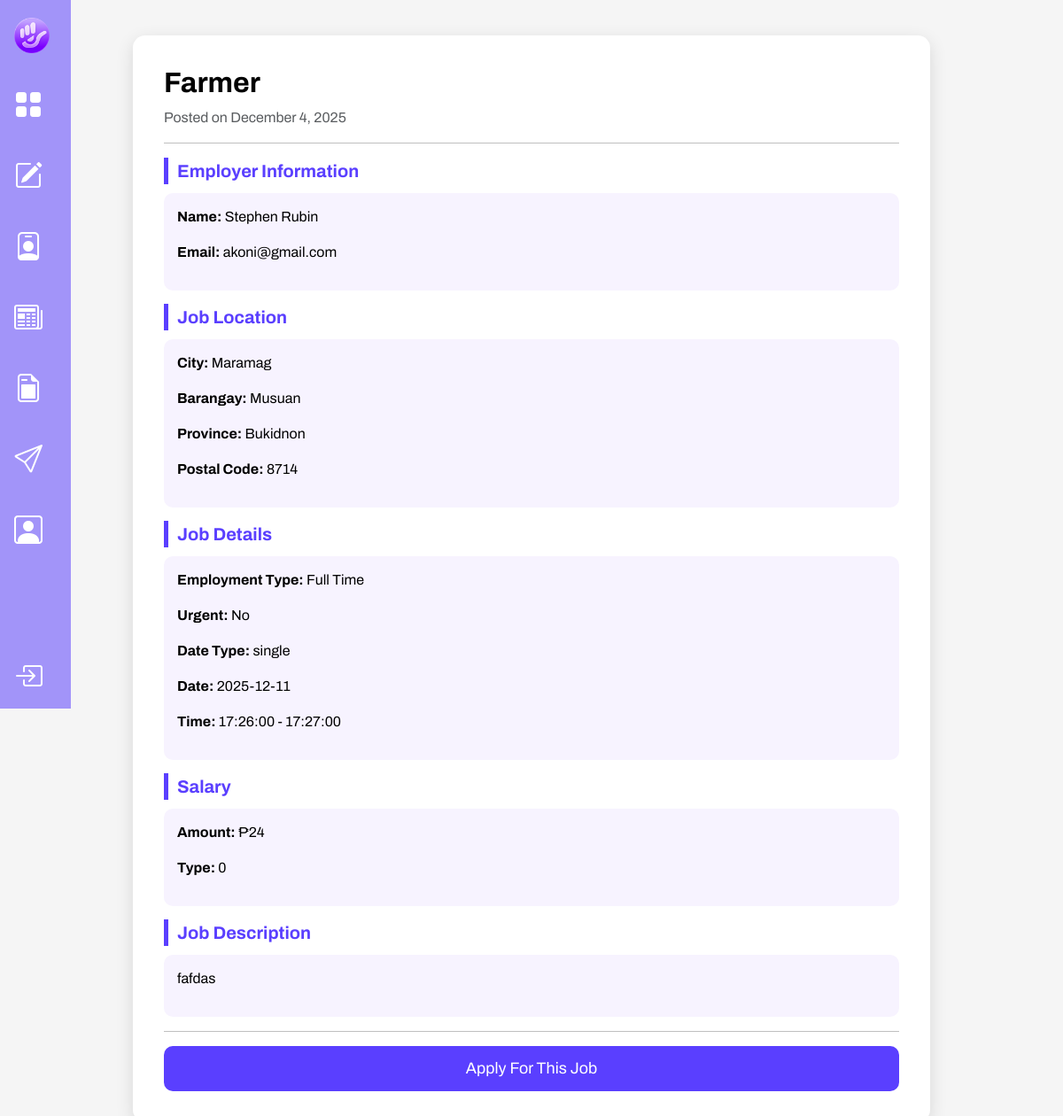
The page /job_details.php?id=8 on the database its author committed.
### tables this page shows
CREATE TABLE `job_posts` (
  `id` int(11) NOT NULL,
  `job_title` varchar(255) NOT NULL,
  `job_description` text NOT NULL,
  `city` varchar(255) DEFAULT NULL,
  `barangay` varchar(255) DEFAULT NULL,
  `province` varchar(255) DEFAULT NULL,
  `postal_code` varchar(50) DEFAULT NULL,
  `salary` decimal(12,2) DEFAULT NULL,
  `salary_type` varchar(20) DEFAULT NULL,
  `employment_type` varchar(30) DEFAULT NULL,
  `urgent` tinyint(1) DEFAULT 0,
  `date_type` varchar(20) DEFAULT 'single',
  `single_date` date DEFAULT NULL,
  `range_start` date DEFAULT NULL,
  `range_end` date DEFAULT NULL,
  `multiple_dates` text DEFAULT NULL,
  `start_time` time DEFAULT NULL,
  `end_time` time DEFAULT NULL,
  `date_posted` datetime DEFAULT current_timestamp(),
  `employer_id` int(11) NOT NULL
);

CREATE TABLE `profiles` (
  `id` int(11) NOT NULL,
  `fname` varchar(100) DEFAULT NULL,
  `lname` varchar(100) DEFAULT NULL,
  `email` varchar(200) DEFAULT NULL,
  `password` varchar(255) DEFAULT NULL,
  `home_address` varchar(255) DEFAULT NULL,
  `has_experience` tinyint(1) DEFAULT NULL,
  `job_title` varchar(150) DEFAULT NULL,
  `company_name` varchar(150) DEFAULT NULL,
  `start_month` varchar(20) DEFAULT NULL,
  `start_year` varchar(10) DEFAULT NULL,
  `end_month` varchar(20) DEFAULT NULL,
  `end_year` varchar(10) DEFAULT NULL,
  `still_in_role` tinyint(1) DEFAULT NULL,
  `classification` varchar(150) DEFAULT NULL,
  `subclassification` varchar(150) DEFAULT NULL,
  `visibility` text DEFAULT NULL,
  `created_at` timestamp NOT NULL DEFAULT current_timestamp()
);

### job_details.php (the view, shortened to what this page needs)
<?php
include "db.php";
$job_id = intval($_GET['id']);
$stmt = $conn->prepare("
    SELECT jp.*,
           CONCAT(p.fname, ' ', p.lname) AS employer_name,
           p.email AS employer_email
    FROM job_posts jp
    LEFT JOIN profiles p ON jp.employer_id = p.id
    WHERE jp.id = ?
");
$stmt->bind_param("i", $job_id);
$stmt->execute();
$job = $stmt->get_result()->fetch_assoc();
?>
<!DOCTYPE html>
<html lang="en">
<head>
    <link href="https://cdn.jsdelivr.net/npm/bootstrap@5.3.0/dist/css/bootstrap.min.css" rel="stylesheet">
    <link rel="stylesheet" href="assets/site.css">
    <link rel="stylesheet" href="assets/profile.css">
    <link
    rel="stylesheet"
    href="https://cdn.jsdelivr.net/npm/bootstrap-icons@1.11.1/font/bootstrap-icons.css"
    >
</head>
<body>
<?php include "navbar.php"; ?>
<div class = "content-area">
    <div class="job-card">
        <h2 class="fw-bold mb-2"><?= htmlspecialchars($job['job_title']) ?></h2>
        <p class="text-muted">Posted on <?= date("F j, Y", strtotime($job['date_posted'])) ?></p>
        <hr>
        <div class="section-title">Employer Information</div>
        <div class="info-box">
            <p><strong>Name:</strong> <?= htmlspecialchars($job['employer_name']) ?></p>
            <p><strong>Email:</strong> <?= htmlspecialchars($job['employer_email']) ?></p>
        </div>
        <div class="section-title">Job Location</div>
        <div class="info-box">
            <p><strong>City:</strong> <?= htmlspecialchars($job['city']) ?></p>
            <p><strong>Barangay:</strong> <?= htmlspecialchars($job['barangay']) ?></p>
            <p><strong>Province:</strong> <?= htmlspecialchars($job['province']) ?></p>
            <p><strong>Postal Code:</strong> <?= htmlspecialchars($job['postal_code']) ?></p>
        </div>
        <div class="section-title">Job Details</div>
        <div class="info-box">
            <p><strong>Employment Type:</strong> <?= htmlspecialchars($job['employment_type']) ?></p>
            <p><strong>Urgent:</strong> <?= $job['urgent'] ? "Yes" : "No" ?></p>
            <p><strong>Date Type:</strong> <?= htmlspecialchars($job['date_type']) ?></p>
            <?php if ($job['date_type'] === "single"): ?>
                <p><strong>Date:</strong> <?= htmlspecialchars($job['single_date']) ?></p>
            <?php endif; ?>
            <p><strong>Time:</strong> <?= htmlspecialchars($job['start_time']) ?> - <?= htmlspecialchars($job['end_time']) ?></p>
        </div>
        <div class="section-title">Salary</div>
        <div class="info-box">
            <p><strong>Amount:</strong> ₱<?= number_format($job['salary']) ?></p>
            <p><strong>Type:</strong> <?= htmlspecialchars($job['salary_type']) ?></p>
        </div>
        <div class="section-title">Job Description</div>
        <div class="info-box">
            <p><?= nl2br(htmlspecialchars($job['job_description'])) ?></p>
        </div>
        <hr>
        <form method="POST">
            <button type="submit" class="apply-btn">Apply For This Job</button>
        </form>
    </div>
</div>
</body>
</html>

### navbar.php (shortened to what this page needs)
<nav id="sidebarMenu" class="sidebar sidebar-collapsed bg-primary">
    <div class="d-flex flex-column min-vh-100">
        <ul class="nav flex-column flex-grow-1 sidebar-nav">
            <li class="nav-item">
                <div class="nav-link text-white items">
                    <img src="assets/images/logo.png"
    style = "display: inline-flex;
    width: 40px;
    justify-content: normal;"
    alt = "logo">
                </div>
            </li>
            <li class="nav-item">
                <div class="nav-link text-white items">
                    <span class="icon"><i class="bi bi-grid-fill"></i></span>
                </div>
            </li>
            <li class="nav-item">
                <div class="nav-link text-white items">
                    <span class="icon"><i class="bi bi-pencil-square"></i></span>
                </div>
            </li>
             <li class="nav-item">
                <div class="nav-link text-white items">
                    <span class="icon"><i class="bi bi-person-badge"></i></span>
                </div>
            </li>
            <li class="nav-item">
                <div class="nav-link text-white items">
                    <span class="icon"><i class="bi bi-newspaper"></i></span>
                </div>
            </li>
            <li class="nav-item">
                <div class="nav-link text-white items">
                    <span class="icon"><i class="bi bi-file-earmark-post"></i></span>
                </div>
            </li>
            <li class="nav-item">
                <div class="nav-link text-white items">
                    <span class="icon"><i class="bi bi-send"></i></span>
                </div>
            </li>
            <li class="nav-item">
                <div class="nav-link text-white items">
                    <span class="icon"><i class="bi bi-person-square"></i></span>
                </div>
            </li>
             <li class="nav-item mt-auto logout items">
                <p class="nav-link text-white">
                    <span class="icon"><i class="bi bi-box-arrow-in-right"></i></span>
            </li>
        </ul>
    </div>
</nav>

### assets/site.css (style rules this page uses)
html, body { height: 100%; margin: 0; color: rgb(0, 0, 0); font-family: 'Archivo', sans-serif; }
body { background-color: #F5F5F5 !important; background-repeat: no-repeat; background-attachment: fixed; }
.d-flex { min-height: 100vh; }
.bg-primary { background-color: #A294F9 !important; }
#sidebarMenu { position: fixed; flex-shrink: 0; display: flex; min-width: 10%; width: 20%; min-height: 100vh; overflow-y: auto; overflow-x: hidden; transition: width 0.3s ease; z-index: 12; }
#sidebarMenu.sidebar-collapsed { width: 60px; }
#sidebarMenu .nav-link { display: flex; align-items: center; gap: 1.5rem; padding: 0.65rem 1rem; transition: background-color 0.2s; }
#sidebarMenu .icon { display: inline-flex; width: 24px; justify-content: normal; }
#sidebarMenu.sidebar-collapsed .nav-link { justify-content: normal; }
#sidebarMenu .items { max-height: 80px; overflow: hidden; }
#sidebarMenu .logout { margin-top: auto; }
#sidebarMenu .nav-item .nav-link { font-size: 2.0rem; padding: 0.65rem 1rem; }
#sidebarMenu .logout .icon { justify-content: normal; }
.content-area { transition: margin-left 0.3s ease, width 0.3s ease; min-width: 300px; overflow-y: auto; }

### job_details.php (style rules this page uses)
.job-card { background: white; border-radius: 14px; padding: 35px; box-shadow: 0 6px 20px rgba(0,0,0,0.12); max-width: 900px; margin: 40px auto; }
.section-title { font-size: 20px; font-weight: 700; color: #5a3fff; margin-bottom: 10px; border-left: 5px solid #5a3fff; padding-left: 10px; }
.info-box { background: #f7f3ff; padding: 15px; border-radius: 10px; margin-bottom: 15px; }
.apply-btn { background: #5a3fff; color: #fff; padding: 12px; border-radius: 10px; width: 100%; font-size: 18px; border: none; }
#sidebarMenu { flex-shrink: 0; display: flex; min-width: 80px; width: 330px; min-height: 100vh; overflow-y: auto; overflow-x: hidden; transition: width 0.3s ease; z-index: 12; }

### rows shown on the page
job_posts: job_title "Farmer", date_posted "December 4, 2025", profiles.email "akoni@gmail.com", city "Maramag", barangay "Musuan", province "Bukidnon", postal_code "8714", employment_type "Full Time", date_type "single", single_date "2025-12-11", start_time "17:26:00", end_time "17:27:00", salary "24", salary_type "0", job_description "fafdas"

### other values the page prints
$job['employer_name'] "Stephen Rubin"
